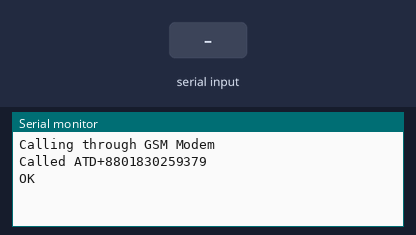
Simulated run of this sketch. Board: Arduino Uno, built with avr-gcc and run on an emulated ATmega328P. Parts: the last lines printed to the serial monitor. The test bench sets the inputs (shaded band). The modem accepts every AT command (registered, SIM ready, sends succeed) and sends nothing else.

Above: at 3.2 s.
3.3 s: "1" received over the second serial link
At 3.8 s:
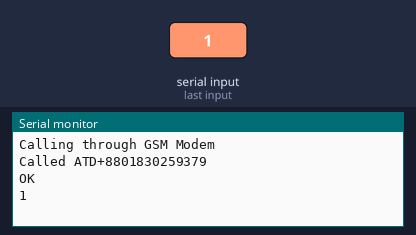
4.8 s: "0" received over the second serial link
At 6.2 s:
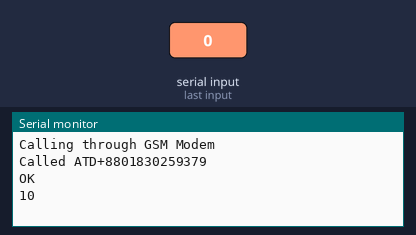

The sketch:

GSM_test3.ino
```cpp
/*
The circuit:
* RX is digital pin 10 (connect to TX of GSM Modem)
* TX is digital pin 11 (connect to RX of GSM Modem)
*/
#include <SoftwareSerial.h>

SoftwareSerial mySerial(10, 9); // RX, TX
char callnum[]={"ATD+8801830259379;"};
void setup()
{
// Open serial communications and wait for port to open:
Serial.begin(9600);

Serial.println("Calling through GSM Modem");

// set the data rate for the SoftwareSerial port
mySerial.begin(9600);
delay(2000);
mySerial.println(callnum); //"ATD+8801830259379;" ATD81290255XX; -- watch out here for semicolon at the end!!

Serial.println("Called ATD+8801830259379");
}

void loop() // run over and over
{
// print response over serial port
if (Serial.available())
mySerial.write(Serial.read());
if (mySerial.available())
Serial.write(mySerial.read());
}
```

Measured:
- after the input at 3.3 s, the serial monitor: prints a new line at once (image 1)
- after the input at 4.8 s, the serial monitor: prints a new line at once (image 2)
